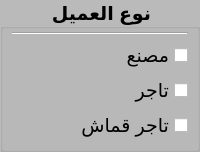
                  <widget class="QGroupBox" name="groupBox_10">
                   <property name="font">
                    <font>
                     <pointsize>14</pointsize>
                     <weight>75</weight>
                     <bold>true</bold>
                    </font>
                   </property>
                   <property name="layoutDirection">
                    <enum>Qt::RightToLeft</enum>
                   </property>
                   <property name="styleSheet">
                    <string notr="true">QGroupBox{
 background-color:rgba(66,66,66,20%);
padding-top:20px
}</string>
                   </property>
                   <property name="title">
                    <string>نوع العميل</string>
                   </property>
                   <property name="alignment">
                    <set>Qt::AlignCenter</set>
                   </property>
                   <property name="flat">
                    <bool>false</bool>
                   </property>
                   <property name="checkable">
                    <bool>false</bool>
                   </property>
                   <property name="checked">
                    <bool>false</bool>
                   </property>
                   <layout class="QVBoxLayout" name="verticalLayout_6" stretch="0,0,0,0">
                    <item>
                     <widget class="Line" name="line_3">
                      <property name="orientation">
                       <enum>Qt::Horizontal</enum>
                      </property>
                     </widget>
                    </item>
                    <item>
                     <widget class="QCheckBox" name="cbFactory">
                      <property name="sizePolicy">
                       <sizepolicy hsizetype="Minimum" vsizetype="Minimum">
                        <horstretch>0</horstretch>
                        <verstretch>0</verstretch>
                       </sizepolicy>
                      </property>
                      <property name="font">
                       <font>
                        <pointsize>14</pointsize>
                       </font>
                      </property>
                      <property name="text">
                       <string>مصنع</string>
                      </property>
                     </widget>
                    </item>
                    <item>
                     <widget class="QCheckBox" name="cbTager">
                      <property name="sizePolicy">
                       <sizepolicy hsizetype="Minimum" vsizetype="Minimum">
                        <horstretch>0</horstretch>
                        <verstretch>0</verstretch>
                       </sizepolicy>
                      </property>
                      <property name="font">
                       <font>
                        <pointsize>14</pointsize>
                       </font>
                      </property>
                      <property name="text">
                       <string>تاجر</string>
                      </property>
                     </widget>
                    </item>
                    <item>
                     <widget class="QCheckBox" name="cbTgerCloth">
                      <property name="sizePolicy">
                       <sizepolicy hsizetype="Minimum" vsizetype="Minimum">
                        <horstretch>0</horstretch>
                        <verstretch>0</verstretch>
                       </sizepolicy>
                      </property>
                      <property name="font">
                       <font>
                        <pointsize>14</pointsize>
                       </font>
                      </property>
                      <property name="text">
                       <string>تاجر قماش</string>
                      </property>
                     </widget>
                    </item>
                   </layout>
                  </widget>
